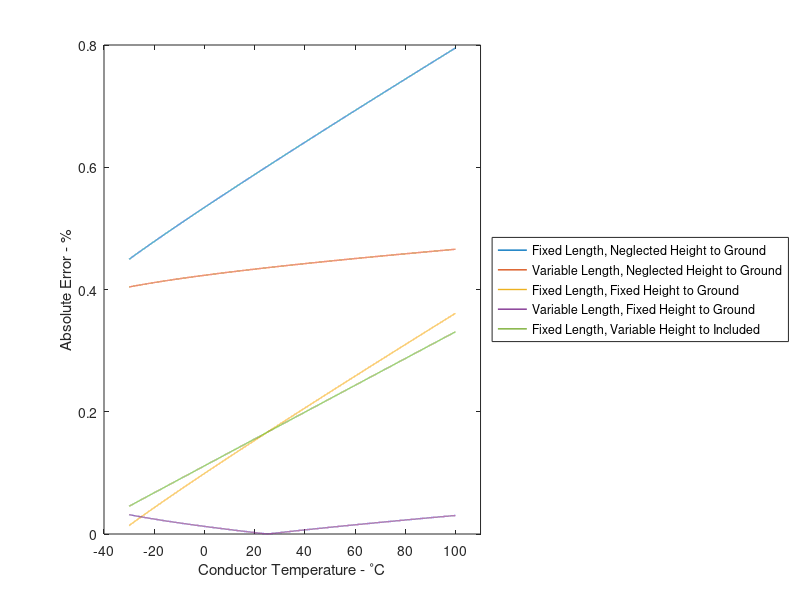

Reproduce this figure in MATLAB.
clear
clc
close all

if(ispc==1)
    foldersource='C:\Users\ctc\Documents\GitHub\Chapter3\';
elseif(ismac==1)
    foldersource='/Users/Shaun/Documents/GitHub/Chapter3/';
elseif(isunix==1)
    foldersource='/mnt/HA/groups/nieburGrp/Shaun/Chapter3/';
end

k=8.85e-12;
D25=5;
Deq=10;
r=0.0296/2;
S=200;
Tref=25;
Lref=8*(D25^2)/(3*S)+S;
alphaas=2.2e-5;

Temp=-30:0.01:100;
Trefloc=find(Temp==Tref);
[~,col]=size(Temp);
L=(Lref.*(1+alphaas.*(Temp-Tref)));
D=(20-sqrt((3*S*(L-S))/8));
WoverH=((20-D).*2./((S/2)^2));
Havg=(2/S).*(WoverH.*((S/2)^3)/3+D.*(S/2));

H1=2.*Havg;
H2=H1;
H3=H1+2*sqrt(Deq^2-(Deq/2)^2);
H12=sqrt(Deq^2+H1.^2);
H23=sqrt((Deq/2)^2+(H1+sqrt(Deq^2-(Deq/2)^2)).^2);
H31=H23;
C1=(2*pi*k)./(log(Deq/r)).*ones(1,col).*S;
C2=(2*pi*k)./(log(Deq/r)).*ones(1,col).*L;
C3=((2*pi*k)./(log(Deq/r)-log(((H12(Trefloc).*H23(Trefloc).*H31(Trefloc)).^(1/3))./((H1(Trefloc).*H2(Trefloc).*H3(Trefloc)).^(1/3))))).*S;
C4=((2*pi*k)./(log(Deq/r)-log(((H12(Trefloc).*H23(Trefloc).*H31(Trefloc)).^(1/3))./((H1(Trefloc).*H2(Trefloc).*H3(Trefloc)).^(1/3))))).*L;
C5=((2*pi*k)./(log(Deq/r)-log(((H12.*H23.*H31).^(1/3))./((H1.*H2.*H3).^(1/3))))).*S;
C6=((2*pi*k)./(log(Deq/r)-log(((H12.*H23.*H31).^(1/3))./((H1.*H2.*H3).^(1/3))))).*L;

figure('Renderer', 'painters', 'Position', [10 10 900 500]);
plot(Temp,100.*abs(C6-C1)./C6,'linewidth',1)
hold on
plot(Temp,100.*abs(C6-C2)./C6,'linewidth',1)
plot(Temp,100.*abs(C6-C3)./C6,'linewidth',1)
plot(Temp,100.*abs(C6-C4)./C6,'linewidth',1)
plot(Temp,100.*abs(C6-C5)./C6,'linewidth',1)
xlabel('Conductor Temperature - ^{\circ}C')
ylabel('Absolute Error - %')
legend('Fixed Length, Neglected Height to Ground','Variable Length, Neglected Height to Ground','Fixed Length, Fixed Height to Ground','Variable Length, Fixed Height to Ground','Fixed Length, Variable Height to Included','Location', 'eastoutside')
xlim([-40 110])

set(gca,'FontSize',10)
savefig(strcat(foldersource,'Figure3_5.fig'))
set(gcf, 'Color', 'w');
if(ispc)
    export_fig C:\Users\ctc\Documents\GitHub\Chapter3\Figure3_5.png -m3
elseif(ismac)
    export_fig /Volumes/THESIS/Github/Chapter3/Figure3_5.png -m3
end
